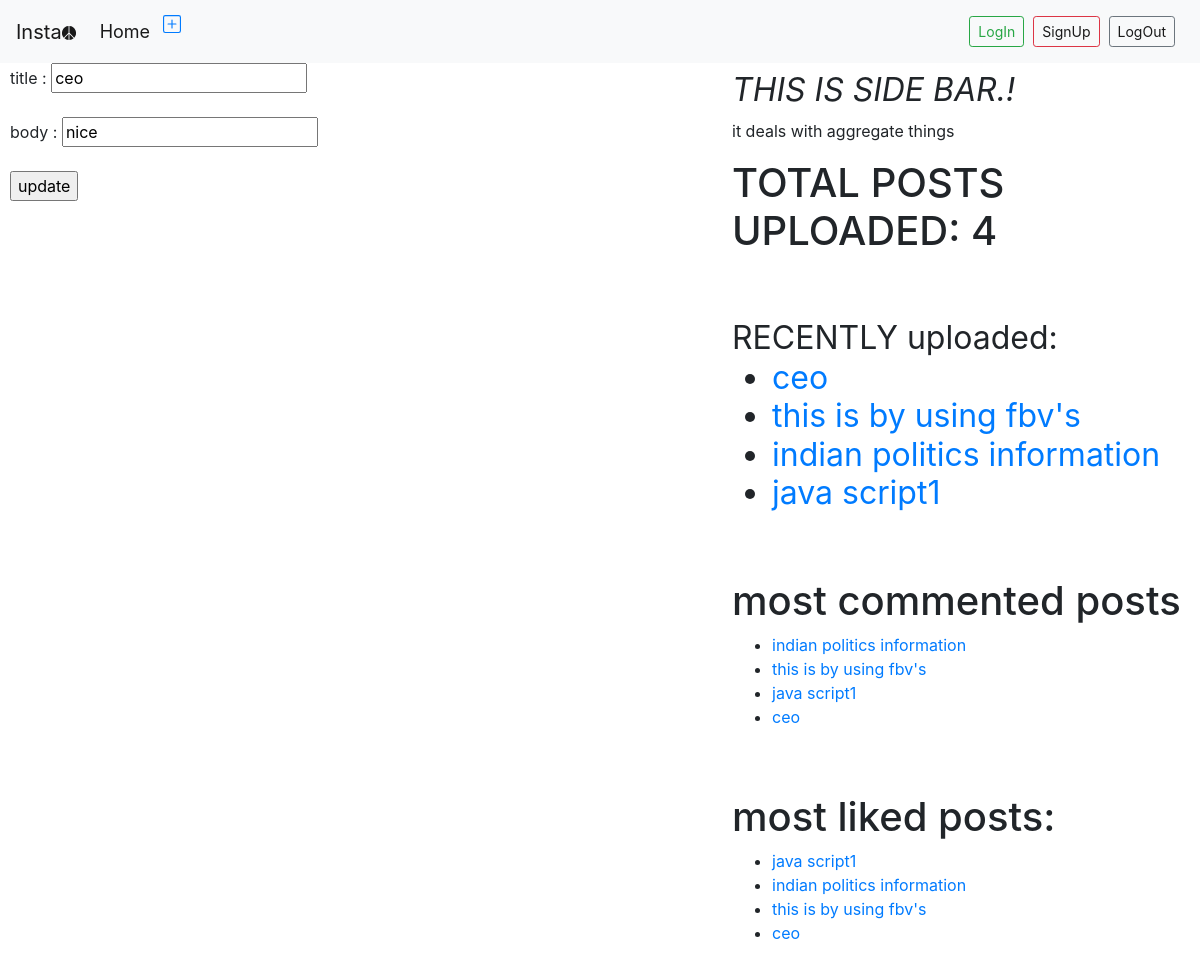
The page /update/13 on the database its author committed.
### blog/models.py (models this page shows, shortened)
class Post(models.Model):
    STATUS_CHOICES=(('draft','Draft'),('published','Published'))
    title=models.CharField(max_length=128)
    slug=models.SlugField(max_length=128,unique_for_date='publish')
    author=models.ForeignKey(User,related_name='blog_posts',on_delete=models.CASCADE)
    body=models.TextField()
    publish=models.DateTimeField(default=timezone.now)
    created=models.DateTimeField(auto_now_add=True)
    updated=models.DateTimeField(auto_now=True)
    status=models.CharField(max_length=10,default='draft',choices=STATUS_CHOICES)
    tags=TaggableManager()
    objects=CustomManager()
    class Meta:
        ordering=['-publish']
    def get_absolute_url(self):
        return reverse('detail',args=[self.publish.year,self.publish.strftime('%m'),self.publish.strftime('%d'),self.slug])

### blog/views.py (the view)
# urls.py: path('update/<int:id>',views.postupdate_view,name='list'),
def postupdate_view(request,id):
    post_list=Post.objects.get(id=id)
    if request.method=='POST':
        form=forms.UpdateForm(request.POST,instance=post_list)
        if form.is_valid():
            form.save()
        return redirect('/home')
    return render(request,'blog/post_update.html',{'post_list':post_list})

### blog/models.py (called while the page is built)
    def get_queryset(self):
        return super().get_queryset().filter(status='published')

### blog/templatetags/blog_tags.py (called while the page is built)
@register.simple_tag(name='my_tag')
def total_posts():
    return Post.objects.count()

@register.inclusion_tag('blog/latest.html')
def show_latest_posts(count=4):
    latest_posts=Post.objects.order_by('-publish')[:count]
    return {'latest_posts':latest_posts}

@register.simple_tag
def most_commented_post(count=4):
    return Post.objects.annotate(total_comments=Count('comments')).order_by('-total_comments')[:count]

@register.simple_tag
def most_liked_post(count=4):
    return Post.objects.annotate(total_likes=Count('likes')).order_by('-total_likes')[:count]

### templates/blog/post_update.html (shortened to what this page needs)
<!DOCTYPE html>
{% extends 'blog/base.html' %}
{% block content %}
<form method="post">
  title : <input type="text" name="title" value="{{post_list.title}}"><br><br>
  body : <input type="text" name="body" value="{{post_list.body}}"><br><br>
 <input type="submit" name="" value="update">
</form>
{% endblock %}

### templates/blog/base.html (shortened to what this page needs)
<!DOCTYPE html>
{% load staticfiles %}
{% load blog_tags %}
<html lang="en" dir="ltr">
  <head>
    <link rel="stylesheet" href="{% static "css/demo.css" %}">
    <link rel="stylesheet" href="{% static "css/bootstrap.css" %}">
  </head>
  <body>
    <nav class="navbar navbar-expand-lg navbar-light bg-light sticky-top" style="background-color: #e3f2fd;">
  <a class="navbar-brand" href="#">Insta </a>
  <div class="collapse navbar-collapse" id="navbarText">
    <ul class="navbar-nav mr-auto">
      <li class="nav-item active">
        <a class="nav-link" href="/home" style="font-size:18px;">Home</a>
      </li>&nbsp
      <li class="nav-item">
        <a href="/create"> <svg xmlns="http://www.w3.org/2000/svg" width="18" height="18" fill="currentColor" class="bi bi-plus-square" viewBox="0 0 16 16">
      </li>
    </ul>
    <span class="navbar-text">
       <a href="/accounts/login" class="btn btn-outline-success btn-sm">LogIn</a>&nbsp&nbsp
    </span>
    <span class="navbar-text">
      <a href="/signup" class="btn btn-outline-danger btn-sm">SignUp</a>&nbsp&nbsp
    </span>
    <span class="navbar-text">
     <a href="/accounts/logout" class="btn btn-outline-secondary btn-sm">LogOut</a>&nbsp&nbsp
    </span>
  </div>
</nav>
    <div class="content">
      {% block content %}
      {% endblock %}
    </div>
    <div class="sidebar">
      <h1><small><i>THIS IS SIDE BAR.!</i></small></h1>
      <p>it deals with aggregate things </p>
      <h1>TOTAL POSTS UPLOADED: {% my_tag %}</h1><br><br>
      <h1> <small>RECENTLY uploaded: {% show_latest_posts %}</small> </h1><br><br>
     <h1>most commented posts</h1>
      {% most_commented_post as commented_post %}
      <ul>
        {% for post in commented_post %}
        <li> <a href="{{post.get_absolute_url}}">{{post.title}}</a> </li>
        {% endfor %}
      </ul><br><br>
<h1>most liked posts: </h1>
{% most_liked_post as liked_post %}
<ul>
  {% for post in  liked_post %}
  <li> <a href="{{post.get_absolute_url}}">{{post.title}}</a> </li>
  {% endfor %}
</ul>
    </div>
  </body>
</html>

### templates/blog/latest.html
<ul>
  {% for post in latest_posts %}
  <li> <a href="{{post.get_absolute_url}}"> {{post.title}} </a></li>
  {% endfor %}
</ul>

### static/css/demo.css (style rules this page uses)
.content { width: 60%; float: left; padding: 0 0 0 10px; }
.sidebar { width: 39%; float: right; }
body { font-family: 'PT Serif', serif; margin-top: 80px; margin-left: 4px; }

### rows shown on the page
Post: title "ceo", body "nice"
Post: title "this is by using fbv's"
Post: title "indian politics information"
Post: title "java script1"
